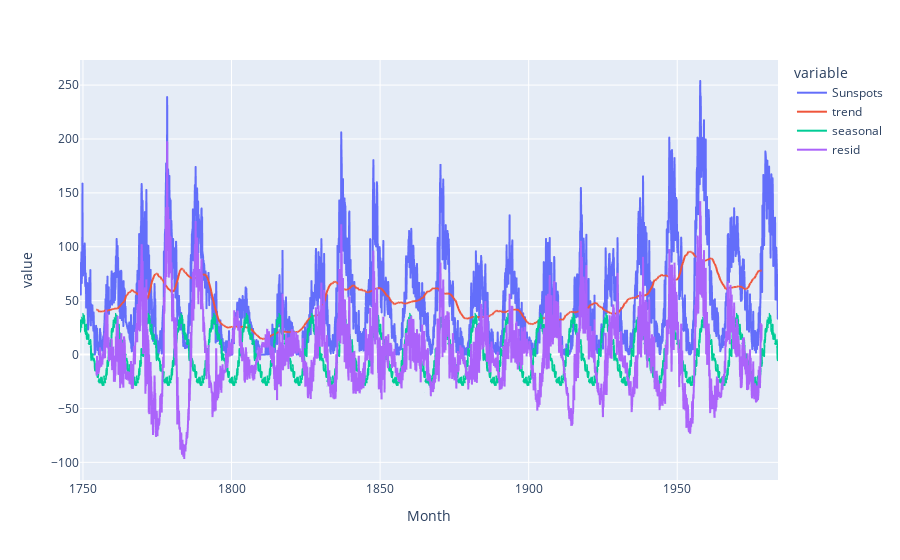

The cell this chart's notebook holds for it:
### Code cell
px.line(melted, x="Month", y="value", color="variable")

### Figure 1 — Plotly figure (JSON) as saved in the notebook; plotly's stock layout.template omitted (floating-point values rounded to 4 significant figures; data arrays with more than 128 entries replaced by an {"elided": "..."} marker saying what was removed)
{"data": [{"hovertemplate": "variable=Sunspots<br>Month=%{x}<br>value=%{y}<extra></extra>", "legendgroup": "Sunspots", "line": {"color": "#636efa", "dash": "solid"}, "mode": "lines", "name": "Sunspots", "showlegend": true, "type": "scattergl", "x": {"elided": "2820 str values"}, "xaxis": "x", "y": {"elided": "2820 float values"}, "yaxis": "y"}, {"hovertemplate": "variable=trend<br>Month=%{x}<br>value=%{y}<extra></extra>", "legendgroup": "trend", "line": {"color": "#EF553B", "dash": "solid"}, "mode": "lines", "name": "trend", "showlegend": true, "type": "scattergl", "x": {"elided": "2820 str values"}, "xaxis": "x", "y": {"elided": "2820 float values"}, "yaxis": "y"}, {"hovertemplate": "variable=seasonal<br>Month=%{x}<br>value=%{y}<extra></extra>", "legendgroup": "seasonal", "line": {"color": "#00cc96", "dash": "solid"}, "mode": "lines", "name": "seasonal", "showlegend": true, "type": "scattergl", "x": {"elided": "2820 str values"}, "xaxis": "x", "y": {"elided": "2820 float values"}, "yaxis": "y"}, {"hovertemplate": "variable=resid<br>Month=%{x}<br>value=%{y}<extra></extra>", "legendgroup": "resid", "line": {"color": "#ab63fa", "dash": "solid"}, "mode": "lines", "name": "resid", "showlegend": true, "type": "scattergl", "x": {"elided": "2820 str values"}, "xaxis": "x", "y": {"elided": "2820 float values"}, "yaxis": "y"}], "layout": {"legend": {"title": {"text": "variable"}, "tracegroupgap": 0}, "margin": {"t": 60}, "xaxis": {"anchor": "y", "domain": [0, 1], "title": {"text": "Month"}}, "yaxis": {"anchor": "x", "domain": [0, 1], "title": {"text": "value"}}}}
